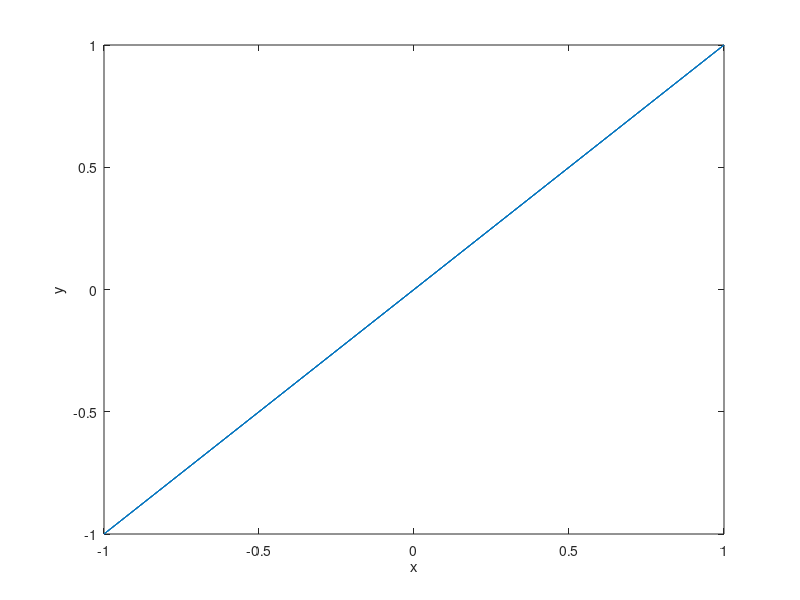

Here is the MATLAB script that generated this plot:
clear;
close all;
format long;

b = 2;
phi = 0; % 0.5 * pi

for r = 0 : 0.001 : 1
    a = b * r;
    t = - pi: 0.001: pi;
    x = sin(a.*t + phi);
    y = sin(b.*t);
    pause(0.0001);
    figure(1)
    plot(x, y);
    axis([-1 1 -1 1]);
end

xlabel('x');
ylabel('y');
